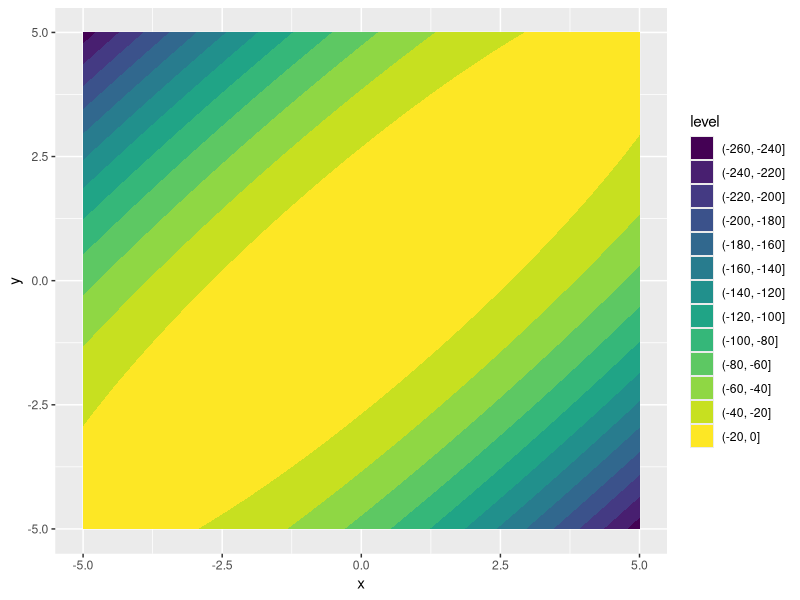
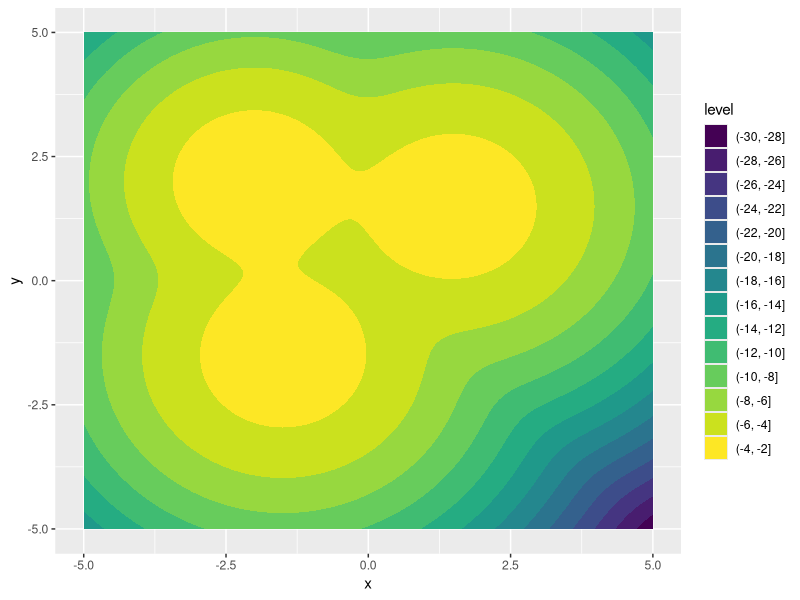
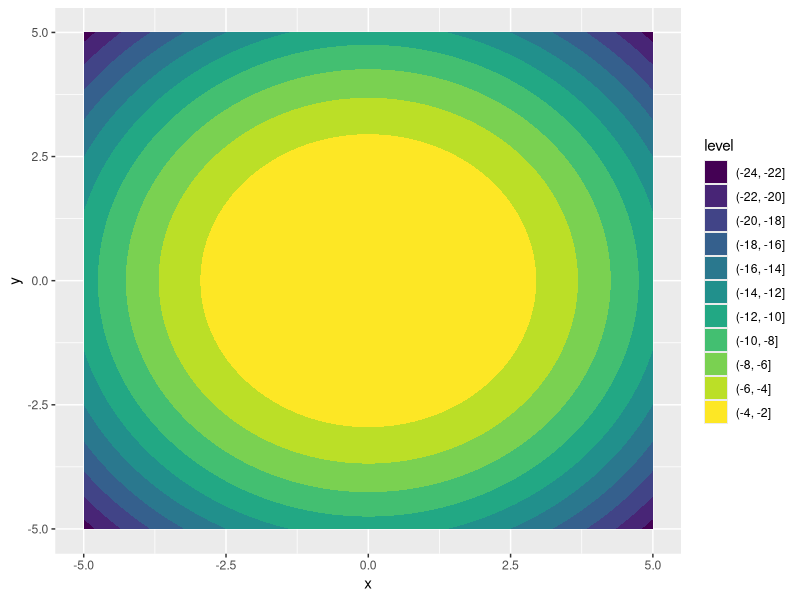

Write the R code that produced these figures, in order. (Note: this script raises an error after producing the figures.)

library(ggplot2)

dStNorm <- function(x,log=TRUE){
  mvtnorm::dmvnorm(x,mean = rep(0,2),sigma = matrix(c(1,0.9,0.9,1),nrow=2,ncol=2),log = log)
}

dMMod <- function(x,log=TRUE){
  means = matrix(c(-1.5,-1.5,1.5,1.5,-2,2),nrow = 2, ncol = 3)
  vars = c(1,1,0.8)
  weights = rep(1/3,3)
  res = 0 
  for (i  in seq(3)){
    res = res + weights[i]*mvtnorm::dmvnorm(x,mean = means[,i], sigma = diag(vars[i],nrow=2))
  }
  if (log){
    return(log(res))
  }else{
    return(res)
  }
}

dVolcano <- function(x,log =TRUE){
  x = c(x[1],x[2])
  if (log){
    log(1/(2*pi)*exp(-1/2*t(x)%*%x)*(t(x)%*%x + 0.25))
  }else
    1/(2*pi)*exp(-1/2*t(x)%*%x)*(t(x)%*%x + 0.25)
}

plotdensity <- function(f){
  x = as.matrix(expand.grid(seq(-5,5,0.1),seq(-5,5,0.1)))
  y = numeric(nrow(x))
  for (i in seq(nrow(x))){
    y[i] = f(x[i,])
  }
  ggplot(data.frame(x = x[,1],y=x[,2],z=y))  + 
    geom_contour_filled(aes(x=x,y=y,z=z))
}


plotdensity(dStNorm)

plotdensity(dMMod)

plotdensity(dVolcano)


prior <- function(x, y = rep(0,2), sigma = diag(1,2),log = TRUE) {
  mvtnorm::dmvnorm(x,mean = y,sigma = sigma,log=log)
}

dProp <- function(x,y,sigma = diag(0.5,2),log=TRUE){
  mvtnorm::dmvnorm(x,mean = y,sigma = sigma,log=log)
}

rProp <- function(y,sigma = diag(0.5,2),log=TRUE){
  mvtnorm::rmvnorm(1,mean = y,sigma = sigma,log=log)
}

MH <- function(init,dTar,dProp,rProp,nsamples=10000){
  eta = matrix(data = NA,nrow = nsamples, ncol = 2)
  acc.vec = numeric(nsamples)
  acc.prob = numeric(nsamples)
  eta[1,] = init$mu
  starttime = Sys.time()
  res = list()
  pb <- txtProgressBar(min = 0, max = nsamples, style = 3)
  for (i in seq(2,nsamples)){
    setTxtProgressBar(pb, i)
    eta.new = rProp(y = eta[i-1,], sigma = init$cov)
    acc.prob[i] = min(1,exp(dTar(eta.new)  - dTar(eta[i-1,])))
    if (runif(1) < acc.prob[i]){
      eta[i,] = eta.new
      acc.vec[i] = T
    }else{
      eta[i,] = eta[i-1,]
      acc.vec[i] = F
    }
  }
  res$eta = eta
  res$acc.vec = acc.vec
  res$acc.prob = acc.prob
  return(res)
}

LangevinMH <- function(init,dTar,dProp,rProp,nsamples=10000){
  
}

splottrace <- function(eta){
  t2 <- ggplot(data.frame(x=seq(nrow(eta)),y=eta[,1]))+
    geom_path(aes(x=x,y=y)) + 
    labs(x="Index",y="")
  t1 <- ggplot(data.frame(x = seq(nrow(eta)),y=eta[,2]))+
    geom_path(aes(x=x,y=y)) + 
    labs(x="Index",y="")
  gridExtra::grid.arrange(t1,t2)
}

plothist <- function(eta){
  ggplot(data.frame(x = eta[,1],y = eta[,2]),aes(x=x,y=y))+
    geom_point(alpha =0.4) + 
    geom_density_2d_filled(alpha = 0.9) 
}



### Metropolis-Hastings MH

# Standard Normal MH
init = list(mu = c(0,0),cov = diag(0.6,2))
res_StNorm = MH(init, dStNorm, dProp, rProp, prior, nsamples=10000)
plottrace(res_StNorm$eta)
plothist(res_StNorm$eta)


# Multimodal Normal MH
init = list(mu = c(0,0),cov = diag(3,2))
res_MMod = MH(init, dMMod, dProp, rProp, prior, nsamples=10000)
plottrace(res_MMod$eta)
plothist(res_MMod$eta)


# Volcano MH
init = list(mu =c(0,0),cov = diag(1.5,2))
res_Volcano = MH(init, dVolcano, dProp, rProp, prior, nsamples=10000)
plottrace(res_Volcano$eta)
plothist(res_Volcano$eta)


### Langevin MH

